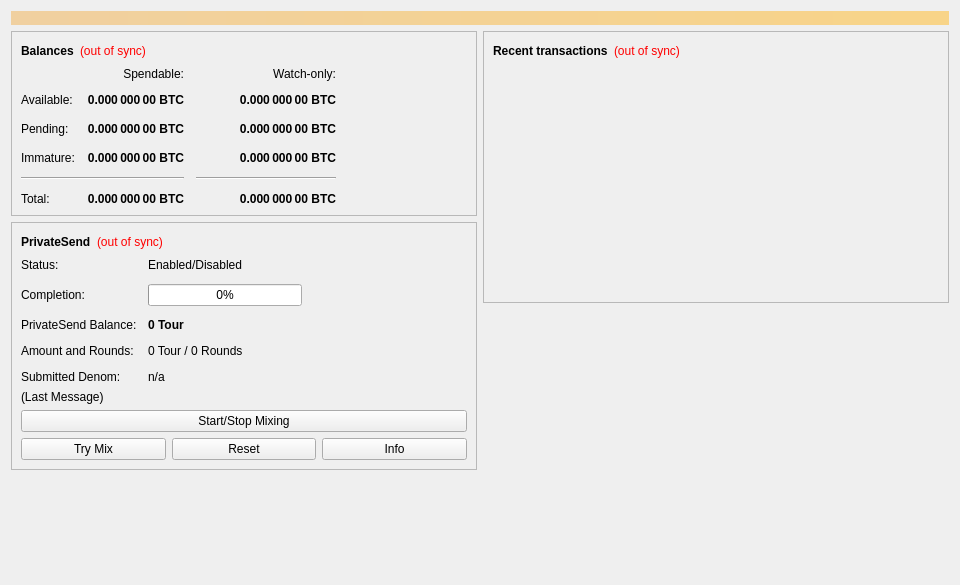
<?xml version="1.0" encoding="UTF-8"?>
<ui version="4.0">
 <class>OverviewPage</class>
 <widget class="QWidget" name="OverviewPage">
  <property name="geometry">
   <rect>
    <x>0</x>
    <y>0</y>
    <width>960</width>
    <height>585</height>
   </rect>
  </property>
  <property name="minimumSize">
   <size>
    <width>960</width>
    <height>0</height>
   </size>
  </property>
  <property name="windowTitle">
   <string>Form</string>
  </property>
  <layout class="QVBoxLayout" name="topLayout">
   <item>
    <widget class="QLabel" name="labelAlerts">
     <property name="visible">
      <bool>false</bool>
     </property>
     <property name="styleSheet">
      <string notr="true">background-color: qlineargradient(x1: 0, y1: 0, x2: 1, y2: 0, stop:0 #F0D0A0, stop:1 #F8D488); color:#000000;</string>
     </property>
     <property name="wordWrap">
      <bool>true</bool>
     </property>
     <property name="margin">
      <number>3</number>
     </property>
    </widget>
   </item>
   <item>
    <layout class="QHBoxLayout" name="horizontalLayout" stretch="1,1">
     <item>
      <layout class="QVBoxLayout" name="verticalLayout_2">
       <item>
        <widget class="QFrame" name="frame">
         <property name="frameShape">
          <enum>QFrame::StyledPanel</enum>
         </property>
         <property name="frameShadow">
          <enum>QFrame::Raised</enum>
         </property>
         <layout class="QVBoxLayout" name="verticalLayout_4">
          <item>
           <layout class="QHBoxLayout" name="horizontalLayout_4">
            <item>
             <widget class="QLabel" name="label_5">
              <property name="font">
               <font>
                <weight>75</weight>
                <bold>true</bold>
               </font>
              </property>
              <property name="text">
               <string>Balances</string>
              </property>
             </widget>
            </item>
            <item>
             <widget class="QLabel" name="labelWalletStatus">
              <property name="toolTip">
               <string>The displayed information may be out of date. Your wallet automatically synchronizes with the Tour network after a connection is established, but this process has not completed yet.</string>
              </property>
              <property name="styleSheet">
               <string notr="true">QLabel { color: red; }</string>
              </property>
              <property name="text">
               <string notr="true">(out of sync)</string>
              </property>
              <property name="alignment">
               <set>Qt::AlignLeading|Qt::AlignLeft|Qt::AlignVCenter</set>
              </property>
             </widget>
            </item>
            <item>
             <spacer name="horizontalSpacer_3">
              <property name="orientation">
               <enum>Qt::Horizontal</enum>
              </property>
              <property name="sizeHint" stdset="0">
               <size>
                <width>40</width>
                <height>20</height>
               </size>
              </property>
             </spacer>
            </item>
           </layout>
          </item>
          <item>
           <layout class="QGridLayout" name="gridLayout">
            <property name="spacing">
             <number>12</number>
            </property>
            <item row="2" column="2">
             <widget class="QLabel" name="labelWatchPending">
              <property name="font">
               <font>
                <weight>75</weight>
                <bold>true</bold>
               </font>
              </property>
              <property name="cursor">
               <cursorShape>IBeamCursor</cursorShape>
              </property>
              <property name="toolTip">
               <string>Unconfirmed transactions to watch-only addresses</string>
              </property>
              <property name="text">
               <string notr="true">0.000 000 00 BTC</string>
              </property>
              <property name="alignment">
               <set>Qt::AlignRight|Qt::AlignTrailing|Qt::AlignVCenter</set>
              </property>
              <property name="textInteractionFlags">
               <set>Qt::LinksAccessibleByMouse|Qt::TextSelectableByKeyboard|Qt::TextSelectableByMouse</set>
              </property>
             </widget>
            </item>
            <item row="2" column="1">
             <widget class="QLabel" name="labelUnconfirmed">
              <property name="font">
               <font>
                <weight>75</weight>
                <bold>true</bold>
               </font>
              </property>
              <property name="cursor">
               <cursorShape>IBeamCursor</cursorShape>
              </property>
              <property name="toolTip">
               <string>Total of transactions that have yet to be confirmed, and do not yet count toward the spendable balance</string>
              </property>
              <property name="text">
               <string notr="true">0.000 000 00 BTC</string>
              </property>
              <property name="alignment">
               <set>Qt::AlignRight|Qt::AlignTrailing|Qt::AlignVCenter</set>
              </property>
              <property name="textInteractionFlags">
               <set>Qt::LinksAccessibleByMouse|Qt::TextSelectableByKeyboard|Qt::TextSelectableByMouse</set>
              </property>
             </widget>
            </item>
            <item row="3" column="2">
             <widget class="QLabel" name="labelWatchImmature">
              <property name="font">
               <font>
                <weight>75</weight>
                <bold>true</bold>
               </font>
              </property>
              <property name="cursor">
               <cursorShape>IBeamCursor</cursorShape>
              </property>
              <property name="toolTip">
               <string>Mined balance in watch-only addresses that has not yet matured</string>
              </property>
              <property name="text">
               <string notr="true">0.000 000 00 BTC</string>
              </property>
              <property name="alignment">
               <set>Qt::AlignRight|Qt::AlignTrailing|Qt::AlignVCenter</set>
              </property>
              <property name="textInteractionFlags">
               <set>Qt::LinksAccessibleByMouse|Qt::TextSelectableByKeyboard|Qt::TextSelectableByMouse</set>
              </property>
             </widget>
            </item>
            <item row="4" column="0" colspan="2">
             <widget class="Line" name="lineSpendableBalance">
              <property name="orientation">
               <enum>Qt::Horizontal</enum>
              </property>
             </widget>
            </item>
            <item row="4" column="2">
             <widget class="Line" name="lineWatchBalance">
              <property name="sizePolicy">
               <sizepolicy hsizetype="Preferred" vsizetype="Fixed">
                <horstretch>0</horstretch>
                <verstretch>0</verstretch>
               </sizepolicy>
              </property>
              <property name="minimumSize">
               <size>
                <width>140</width>
                <height>0</height>
               </size>
              </property>
              <property name="orientation">
               <enum>Qt::Horizontal</enum>
              </property>
             </widget>
            </item>
            <item row="5" column="0">
             <widget class="QLabel" name="labelTotalText">
              <property name="text">
               <string>Total:</string>
              </property>
             </widget>
            </item>
            <item row="3" column="1">
             <widget class="QLabel" name="labelImmature">
              <property name="font">
               <font>
                <weight>75</weight>
                <bold>true</bold>
               </font>
              </property>
              <property name="cursor">
               <cursorShape>IBeamCursor</cursorShape>
              </property>
              <property name="toolTip">
               <string>Mined balance that has not yet matured</string>
              </property>
              <property name="text">
               <string notr="true">0.000 000 00 BTC</string>
              </property>
              <property name="alignment">
               <set>Qt::AlignRight|Qt::AlignTrailing|Qt::AlignVCenter</set>
              </property>
              <property name="textInteractionFlags">
               <set>Qt::LinksAccessibleByMouse|Qt::TextSelectableByKeyboard|Qt::TextSelectableByMouse</set>
              </property>
             </widget>
            </item>
            <item row="2" column="3">
             <spacer name="horizontalSpacer_2">
              <property name="orientation">
               <enum>Qt::Horizontal</enum>
              </property>
              <property name="sizeHint" stdset="0">
               <size>
                <width>40</width>
                <height>20</height>
               </size>
              </property>
             </spacer>
            </item>
            <item row="3" column="0">
             <widget class="QLabel" name="labelImmatureText">
              <property name="text">
               <string>Immature:</string>
              </property>
             </widget>
            </item>
            <item row="5" column="1">
             <widget class="QLabel" name="labelTotal">
              <property name="font">
               <font>
                <weight>75</weight>
                <bold>true</bold>
               </font>
              </property>
              <property name="cursor">
               <cursorShape>IBeamCursor</cursorShape>
              </property>
              <property name="toolTip">
               <string>Your current total balance</string>
              </property>
              <property name="text">
               <string notr="true">0.000 000 00 BTC</string>
              </property>
              <property name="alignment">
               <set>Qt::AlignRight|Qt::AlignTrailing|Qt::AlignVCenter</set>
              </property>
              <property name="textInteractionFlags">
               <set>Qt::LinksAccessibleByMouse|Qt::TextSelectableByKeyboard|Qt::TextSelectableByMouse</set>
              </property>
             </widget>
            </item>
            <item row="5" column="2">
             <widget class="QLabel" name="labelWatchTotal">
              <property name="font">
               <font>
                <weight>75</weight>
                <bold>true</bold>
               </font>
              </property>
              <property name="cursor">
               <cursorShape>IBeamCursor</cursorShape>
              </property>
              <property name="toolTip">
               <string>Current total balance in watch-only addresses</string>
              </property>
              <property name="text">
               <string notr="true">0.000 000 00 BTC</string>
              </property>
              <property name="alignment">
               <set>Qt::AlignRight|Qt::AlignTrailing|Qt::AlignVCenter</set>
              </property>
              <property name="textInteractionFlags">
               <set>Qt::LinksAccessibleByMouse|Qt::TextSelectableByKeyboard|Qt::TextSelectableByMouse</set>
              </property>
             </widget>
            </item>
            <item row="0" column="2">
             <widget class="QLabel" name="labelWatchonly">
              <property name="text">
               <string>Watch-only:</string>
              </property>
              <property name="alignment">
               <set>Qt::AlignRight|Qt::AlignTrailing|Qt::AlignVCenter</set>
              </property>
             </widget>
            </item>
            <item row="1" column="0">
             <widget class="QLabel" name="labelBalanceText">
              <property name="text">
               <string>Available:</string>
              </property>
             </widget>
            </item>
            <item row="1" column="1">
             <widget class="QLabel" name="labelBalance">
              <property name="font">
               <font>
                <weight>75</weight>
                <bold>true</bold>
               </font>
              </property>
              <property name="cursor">
               <cursorShape>IBeamCursor</cursorShape>
              </property>
              <property name="toolTip">
               <string>Your current spendable balance</string>
              </property>
              <property name="text">
               <string notr="true">0.000 000 00 BTC</string>
              </property>
              <property name="alignment">
               <set>Qt::AlignRight|Qt::AlignTrailing|Qt::AlignVCenter</set>
              </property>
              <property name="textInteractionFlags">
               <set>Qt::LinksAccessibleByMouse|Qt::TextSelectableByKeyboard|Qt::TextSelectableByMouse</set>
              </property>
             </widget>
            </item>
            <item row="1" column="2">
             <widget class="QLabel" name="labelWatchAvailable">
              <property name="font">
               <font>
                <weight>75</weight>
                <bold>true</bold>
               </font>
              </property>
              <property name="cursor">
               <cursorShape>IBeamCursor</cursorShape>
              </property>
              <property name="toolTip">
               <string>Your current balance in watch-only addresses</string>
              </property>
              <property name="text">
               <string notr="true">0.000 000 00 BTC</string>
              </property>
              <property name="alignment">
               <set>Qt::AlignRight|Qt::AlignTrailing|Qt::AlignVCenter</set>
              </property>
              <property name="textInteractionFlags">
               <set>Qt::LinksAccessibleByMouse|Qt::TextSelectableByKeyboard|Qt::TextSelectableByMouse</set>
              </property>
             </widget>
            </item>
            <item row="2" column="0">
             <widget class="QLabel" name="labelPendingText">
              <property name="text">
               <string>Pending:</string>
              </property>
             </widget>
            </item>
            <item row="0" column="1">
             <widget class="QLabel" name="labelSpendable">
              <property name="text">
               <string>Spendable:</string>
              </property>
              <property name="alignment">
               <set>Qt::AlignRight|Qt::AlignTrailing|Qt::AlignVCenter</set>
              </property>
             </widget>
            </item>
           </layout>
          </item>
         </layout>
        </widget>
       </item>
       <item>
        <widget class="QFrame" name="framePrivateSend">
         <property name="layoutDirection">
          <enum>Qt::LeftToRight</enum>
         </property>
         <property name="frameShape">
          <enum>QFrame::StyledPanel</enum>
         </property>
         <property name="frameShadow">
          <enum>QFrame::Raised</enum>
         </property>
         <layout class="QVBoxLayout" name="VerticalLayout_PS1">
          <item>
           <layout class="QHBoxLayout" name="horizontalLayout_5">
            <item>
             <widget class="QLabel" name="labelPrivateSendHeader">
              <property name="font">
               <font>
                <weight>75</weight>
                <bold>true</bold>
               </font>
              </property>
              <property name="text">
               <string>PrivateSend</string>
              </property>
             </widget>
            </item>
            <item>
             <widget class="QLabel" name="labelPrivateSendSyncStatus">
              <property name="toolTip">
               <string>The displayed information may be out of date. Your wallet automatically synchronizes with the Tour network after a connection is established, but this process has not completed yet.</string>
              </property>
              <property name="styleSheet">
               <string notr="true">QLabel { color: red; }</string>
              </property>
              <property name="text">
               <string notr="true">(out of sync)</string>
              </property>
              <property name="alignment">
               <set>Qt::AlignLeading|Qt::AlignLeft|Qt::AlignVCenter</set>
              </property>
             </widget>
            </item>
            <item>
             <spacer name="horizontalSpacer_4">
              <property name="orientation">
               <enum>Qt::Horizontal</enum>
              </property>
              <property name="sizeHint" stdset="0">
               <size>
                <width>40</width>
                <height>20</height>
               </size>
              </property>
             </spacer>
            </item>
           </layout>
          </item>
          <item>
           <layout class="QFormLayout" name="privateSendFormLayout">
            <property name="fieldGrowthPolicy">
             <enum>QFormLayout::AllNonFixedFieldsGrow</enum>
            </property>
            <property name="horizontalSpacing">
             <number>11</number>
            </property>
            <property name="verticalSpacing">
             <number>12</number>
            </property>
            <item row="0" column="0">
             <widget class="QLabel" name="labelPrivateSendEnabledText">
              <property name="text">
               <string>Status:</string>
              </property>
             </widget>
            </item>
            <item row="0" column="1">
             <widget class="QLabel" name="labelPrivateSendEnabled">
              <property name="text">
               <string>Enabled/Disabled</string>
              </property>
             </widget>
            </item>
            <item row="1" column="0">
             <widget class="QLabel" name="labelCompletitionText">
              <property name="text">
               <string>Completion:</string>
              </property>
             </widget>
            </item>
            <item row="1" column="1">
             <widget class="QProgressBar" name="privateSendProgress">
              <property name="maximumSize">
               <size>
                <width>154</width>
                <height>16777215</height>
               </size>
              </property>
              <property name="value">
               <number>0</number>
              </property>
             </widget>
            </item>
            <item row="2" column="0">
             <widget class="QLabel" name="labelAnonymizedText">
              <property name="text">
               <string>PrivateSend Balance:</string>
              </property>
             </widget>
            </item>
            <item row="2" column="1">
             <widget class="QLabel" name="labelAnonymized">
              <property name="font">
               <font>
                <weight>75</weight>
                <bold>true</bold>
               </font>
              </property>
              <property name="text">
               <string notr="true">0 Tour</string>
              </property>
             </widget>
            </item>
            <item row="3" column="0">
             <widget class="QLabel" name="labelAmountAndRoundsText">
              <property name="text">
               <string>Amount and Rounds:</string>
              </property>
             </widget>
            </item>
            <item row="3" column="1">
             <widget class="QLabel" name="labelAmountRounds">
              <property name="text">
               <string>0 Tour / 0 Rounds</string>
              </property>
             </widget>
            </item>
            <item row="4" column="0">
             <widget class="QLabel" name="labelSubmittedDenomText">
              <property name="text">
               <string>Submitted Denom:</string>
              </property>
             </widget>
            </item>
            <item row="4" column="1">
             <widget class="QLabel" name="labelSubmittedDenom">
              <property name="toolTip">
               <string>The denominations you submitted to the Masternode.&lt;br&gt;To mix, other users must submit the exact same denominations.</string>
              </property>
              <property name="text">
               <string>n/a</string>
              </property>
             </widget>
            </item>
           </layout>
          </item>
          <item>
           <layout class="QVBoxLayout" name="VerticalLayout_PS">
            <item>
             <widget class="QLabel" name="labelPrivateSendLastMessage">
              <property name="text">
               <string>(Last Message)</string>
              </property>
              <property name="alignment">
               <set>Qt::AlignLeading|Qt::AlignLeft|Qt::AlignTop</set>
              </property>
              <property name="wordWrap">
               <bool>true</bool>
              </property>
             </widget>
            </item>
            <item>
             <widget class="QPushButton" name="togglePrivateSend">
              <property name="sizePolicy">
               <sizepolicy hsizetype="MinimumExpanding" vsizetype="Fixed">
                <horstretch>0</horstretch>
                <verstretch>0</verstretch>
               </sizepolicy>
              </property>
              <property name="text">
               <string>Start/Stop Mixing</string>
              </property>
             </widget>
            </item>
            <item>
             <layout class="QHBoxLayout" name="horizontalLayout_debugbuttons">
              <item>
               <widget class="QPushButton" name="privateSendAuto">
                <property name="sizePolicy">
                 <sizepolicy hsizetype="MinimumExpanding" vsizetype="Fixed">
                  <horstretch>0</horstretch>
                  <verstretch>0</verstretch>
                 </sizepolicy>
                </property>
                <property name="toolTip">
                 <string>Try to manually submit a PrivateSend request.</string>
                </property>
                <property name="text">
                 <string>Try Mix</string>
                </property>
               </widget>
              </item>
              <item>
               <widget class="QPushButton" name="privateSendReset">
                <property name="sizePolicy">
                 <sizepolicy hsizetype="MinimumExpanding" vsizetype="Fixed">
                  <horstretch>0</horstretch>
                  <verstretch>0</verstretch>
                 </sizepolicy>
                </property>
                <property name="toolTip">
                 <string>Reset the current status of PrivateSend (can interrupt PrivateSend if it's in the process of Mixing, which can cost you money!)</string>
                </property>
                <property name="autoFillBackground">
                 <bool>false</bool>
                </property>
                <property name="text">
                 <string>Reset</string>
                </property>
               </widget>
              </item>
              <item>
               <widget class="QPushButton" name="privateSendInfo">
                <property name="sizePolicy">
                 <sizepolicy hsizetype="MinimumExpanding" vsizetype="Fixed">
                  <horstretch>0</horstretch>
                  <verstretch>0</verstretch>
                 </sizepolicy>
                </property>
                <property name="toolTip">
                 <string>Information about PrivateSend and Mixing</string>
                </property>
                <property name="text">
                 <string>Info</string>
                </property>
               </widget>
              </item>
             </layout>
            </item>
           </layout>
          </item>
         </layout>
        </widget>
       </item>
       <item>
        <spacer name="verticalSpacer">
         <property name="orientation">
          <enum>Qt::Vertical</enum>
         </property>
         <property name="sizeHint" stdset="0">
          <size>
           <width>20</width>
           <height>40</height>
          </size>
         </property>
        </spacer>
       </item>
      </layout>
     </item>
     <item>
      <layout class="QVBoxLayout" name="verticalLayout_3">
       <item>
        <widget class="QFrame" name="frame_2">
         <property name="frameShape">
          <enum>QFrame::StyledPanel</enum>
         </property>
         <property name="frameShadow">
          <enum>QFrame::Raised</enum>
         </property>
         <layout class="QVBoxLayout" name="verticalLayout">
          <item>
           <layout class="QHBoxLayout" name="horizontalLayout_2">
            <item>
             <widget class="QLabel" name="label_4">
              <property name="font">
               <font>
                <weight>75</weight>
                <bold>true</bold>
               </font>
              </property>
              <property name="text">
               <string>Recent transactions</string>
              </property>
             </widget>
            </item>
            <item>
             <widget class="QLabel" name="labelTransactionsStatus">
              <property name="toolTip">
               <string>The displayed information may be out of date. Your wallet automatically synchronizes with the Tour network after a connection is established, but this process has not completed yet.</string>
              </property>
              <property name="styleSheet">
               <string notr="true">QLabel { color: red; }</string>
              </property>
              <property name="text">
               <string notr="true">(out of sync)</string>
              </property>
              <property name="alignment">
               <set>Qt::AlignLeading|Qt::AlignLeft|Qt::AlignVCenter</set>
              </property>
             </widget>
            </item>
            <item>
             <spacer name="horizontalSpacer">
              <property name="orientation">
               <enum>Qt::Horizontal</enum>
              </property>
              <property name="sizeHint" stdset="0">
               <size>
                <width>40</width>
                <height>20</height>
               </size>
              </property>
             </spacer>
            </item>
           </layout>
          </item>
          <item>
           <widget class="QListView" name="listTransactions">
            <property name="styleSheet">
             <string notr="true">QListView { background: transparent; }</string>
            </property>
            <property name="frameShape">
             <enum>QFrame::NoFrame</enum>
            </property>
            <property name="verticalScrollBarPolicy">
             <enum>Qt::ScrollBarAlwaysOff</enum>
            </property>
            <property name="horizontalScrollBarPolicy">
             <enum>Qt::ScrollBarAlwaysOff</enum>
            </property>
            <property name="selectionMode">
             <enum>QAbstractItemView::NoSelection</enum>
            </property>
           </widget>
          </item>
         </layout>
        </widget>
       </item>
       <item>
        <spacer name="verticalSpacer_2">
         <property name="orientation">
          <enum>Qt::Vertical</enum>
         </property>
         <property name="sizeHint" stdset="0">
          <size>
           <width>20</width>
           <height>40</height>
          </size>
         </property>
        </spacer>
       </item>
      </layout>
     </item>
    </layout>
   </item>
  </layout>
 </widget>
 <resources/>
 <connections/>
</ui>
